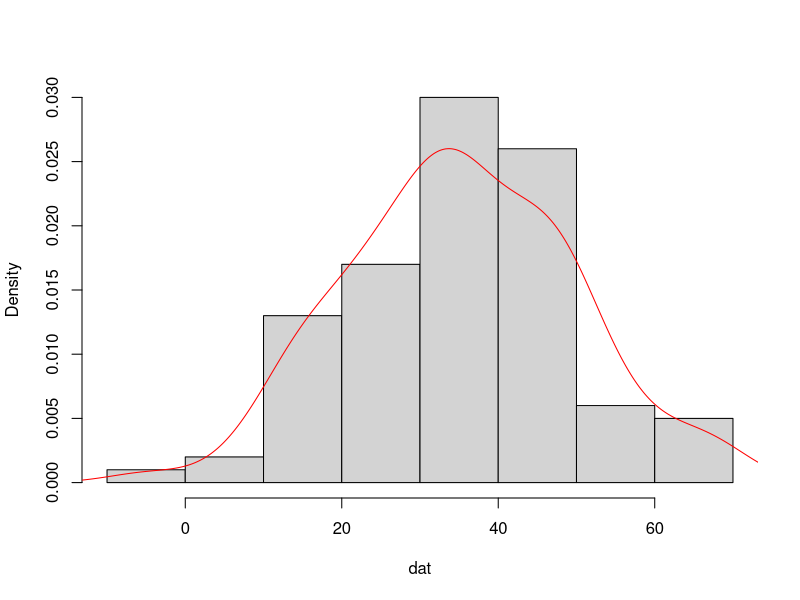
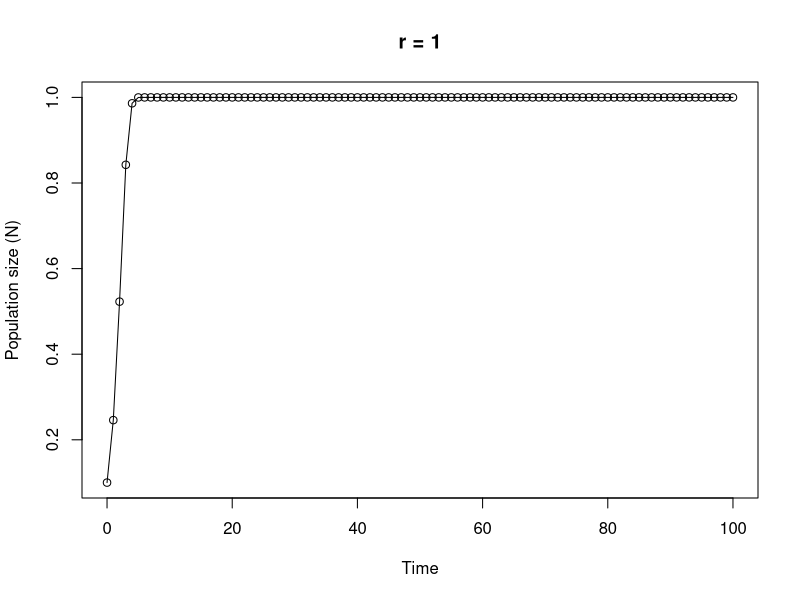

Write R code to recreate these figures, in order.
## ----Q1, echo=SOLUTIONS-----------------------------------------------------------------------------

# area of a circle
# the equation to calculate the area of a circle is pi * radius^2

circle.area <- function(d){ 
	pi * (d/2)^2
}

# to use your new function

circle.area(10)
# [1] 78.53982

# to test on a vector of diameters
# first create a vector with diameters ranging from 0 to 50 in steps of 10

cir.diam <- seq(from = 0, to = 50, by = 10)

# test your function

circle.area(cir.diam)
# [1]    0.00000   78.53982  314.15927  706.85835 1256.63706 1963.49541


## ----Q2, echo=SOLUTIONS, tidy = TRUE----------------------------------------------------------------

far.cent <- function(a){
	val <- (a-32)*5/9
	print(paste("Fahrenheit: ", round(a, digits = 3), "oF",sep = " "), quote = FALSE)# round 3dp
	print(paste("Centigrade: ", round(val, digits = 3), "oC", sep = " "), quote = FALSE)# round 3dp
}

# alternative Fahrenheit to centigrade using cat function

far.cent2 <- function(a){
	val <- (a - 32) * 5/9	#calculation
	cat("Fahrenheit: ", round(a, digits = 3), "oF", "\n")   # use cat function
	cat("Centigrade: ", round(val, digits = 3), "oC", "\n")   
}


## ----Q3, echo=SOLUTIONS-----------------------------------------------------------------------------

# Create a vector of normally distributed data
# length 100, mean 35 and standard deviation of 29

vals <- rnorm(100, 35, 15)	# create some norm dist data mean 35, sd = 15

summary.fun <- function(dat){
	mymean <- round(mean(dat), digits = 4)      	# calc mean
	mymedian <- round(median(dat), digits = 4)    # calc median
	mymin <- round(min(dat), digits = 4)          # calc min
	mymax <- round(max(dat), digits = 4)          # calc max
	print(paste("mean:", mymean, sep = " "), quote = FALSE)     # print mean
	print(paste("median:", mymedian, sep = " "), quote = FALSE)     # print median
	print(paste("range:", "from:", mymin, "to", mymax, sep = " "), quote = FALSE) 
	dens <- density(dat)                          # estimate density curve
	hist(dat, main = "",type = "l",freq = FALSE)  # plot histogram
	lines(dens, lty = 1, col = "red")             # plot density curve
}

# use the function
summary.fun(vals)


## ----Q4, echo=SOLUTIONS-----------------------------------------------------------------------------

# calculate a median

ourmedian <- function(x){
	n <- length(x)
	if (n %% 2 == 1)      # odd numbers
	  sort(x)[(n + 1)/2]  # find the middle number by adding 1 to length and div 2
	else {                # even numbers
	  middletwo <- sort(x)[(n/2) + 0:1]   #find the two middle numbers
	  mean(middletwo)
	  }
}

# use the function
mydat <- sample(1:50, size = 10, replace = TRUE )

# our function
ourmedian(mydat)

# R median function
median(mydat)


## ----Q5, echo=SOLUTIONS, tidy = TRUE----------------------------------------------------------------

# function to simulate Ricker model

Ricker.model <- function(nzero, r, time, K=1){     # sets initial parameters
  N <- numeric(time + 1)    # creates a real vector of length time+1 to store values of Nt+1
  N[1] <- nzero             # sets initial population size in first element of N
  for (i in 1:time) {				# loops over time
      N[i+1] <- N[i]*exp(r*(1 - N[i]/K))    
  }
  Time <- 0:time   					 # creates vector for x axis
  plot(Time, N, type = "o", xlim = c(0, time), xlab = "Time", ylab = "Population size (N)", main = paste("r =", r, sep=" "))   # plots     output
}

# To run
# play around with the different parameters, especially r
Ricker.model(nzero=0.1,r=1,time=100)
